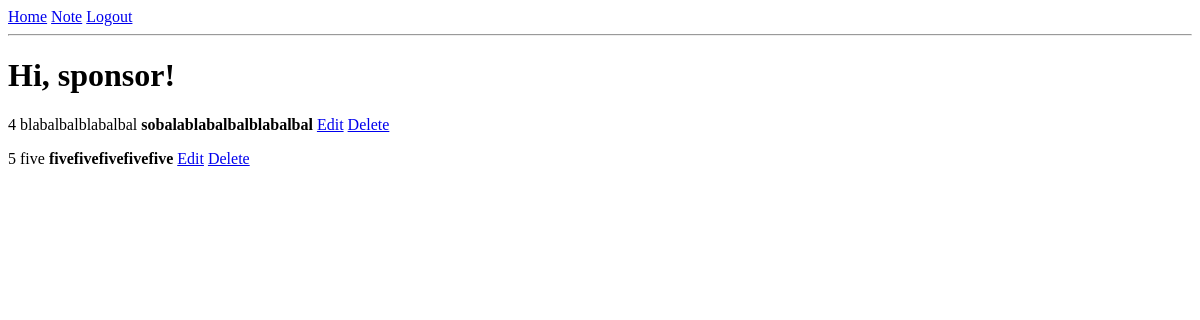
The page /index (signed in) on the database as committed earlier.
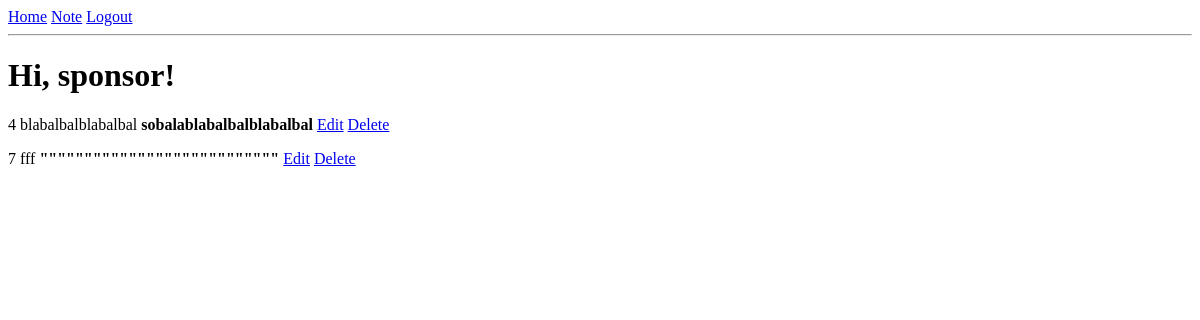
The same page on the database as committed later.
### app/models.py (models this page shows, shortened)
class User(UserMixin, db.Model):
    id = db.Column(db.Integer, primary_key=True)
    username = db.Column(db.String(64), index=True, unique=True)
    email = db.Column(db.String(120), index=True, unique=True)
    password_hash = db.Column(db.String(128))
    notes = db.relationship('Note', backref='author', lazy='dynamic')

class Note(db.Model):
    id = db.Column(db.Integer, primary_key=True)
    header = db.Column(db.String(64))
    body = db.Column(db.String(140))
    timestamp = db.Column(db.DateTime, index=True, default=datetime.utcnow)
    user_id = db.Column(db.Integer, db.ForeignKey('user.id'))

### app/routes.py (the view)
@app.route('/')
@app.route('/index')
@login_required
def index():
    user = User.query.filter_by(username=current_user.username).first_or_404()
    return render_template('index.html', title='Home', notes=push_notes(user))

### app/models.py (called while the page is built)
@login.user_loader
def load_user(id):
    return User.query.get(int(id))

### app/routes.py (called while the page is built)
def push_notes(user):
    all_notes = []
    notes = user.notes.all()
    for n in notes:
        all_notes.append({'id': n.id, 'header': n.header, 'body': n.body})
    return all_notes

### app/templates/index.html
{% extends "base.html" %}
{% block content %}
    <h1>Hi, {{ current_user.username }}!</h1>
    {% for note in notes %}
    <div><p>{{ note.id }} {{ note.header }} <b>{{ note.body }}</b>
        <a href="{{ url_for('note_edit', username=current_user.username, id=note.id) }}">Edit</a>
        <a href="{{ url_for('note_delete', username=current_user.username, id=note.id) }}">Delete</a></p></div>
    {% endfor %}
{% endblock %}

### app/templates/base.html (shortened to what this page needs)
<html>
<head>
</head>
<body>
<div>
    <a href="{{ url_for('index') }}">Home</a>
    {% if current_user.is_anonymous %}
        <a href="{{ url_for('login') }}">Login</a>
    {% else %}
        <a href="{{ url_for('note', username=current_user.username) }}">Note</a>
        <a href="{{ url_for('logout') }}">Logout</a>
    {% endif %}
</div>
<hr>
{% block content %}{% endblock %}
</body>
</html>

Rows that differ between the two databases and show on the page:
removed Note: id "5", header "five", body "fivefivefivefivefive"
added Note: id "7", header "fff", body "\"\"\"\"\"\"\"\"\"\"\"\"\"\"\"\"\"\"\"\"\"\"\"\"\"\"\""
